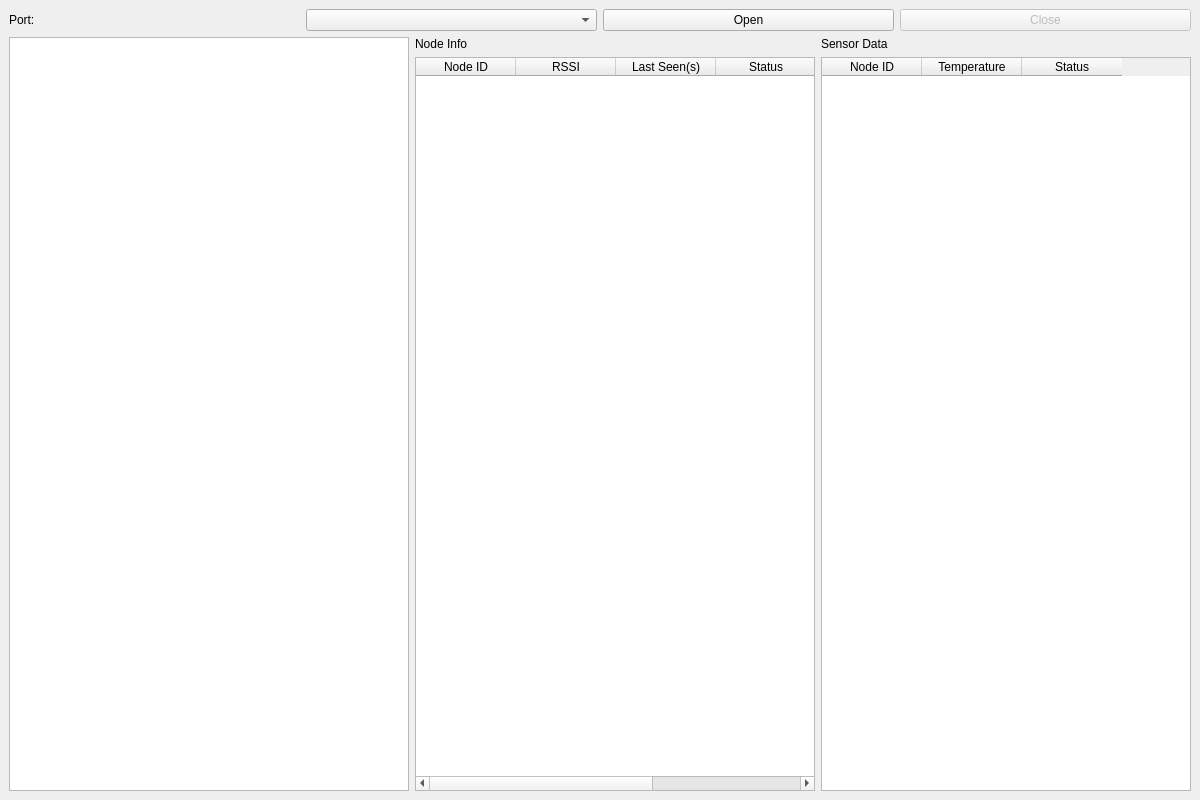
<?xml version="1.0" encoding="UTF-8"?>
<ui version="4.0">
 <class>MainWindow</class>
 <widget class="QMainWindow" name="MainWindow">
  <property name="geometry">
   <rect>
    <x>0</x>
    <y>0</y>
    <width>1200</width>
    <height>800</height>
   </rect>
  </property>
  <property name="windowTitle">
   <string>WSN Monitor</string>
  </property>
  <widget class="QWidget" name="centralwidget">
   <layout class="QVBoxLayout" name="verticalLayout">
    <item>
     <layout class="QHBoxLayout" name="horizontalLayout">
      <item>
       <widget class="QLabel" name="label_Port">
        <property name="text">
         <string>Port:</string>
        </property>
       </widget>
      </item>
      <item>
       <widget class="QComboBox" name="comboBox_Port"/>
      </item>
      <item>
       <widget class="QPushButton" name="pushButton_Open">
        <property name="text">
         <string>Open</string>
        </property>
       </widget>
      </item>
      <item>
       <widget class="QPushButton" name="pushButton_Close">
        <property name="enabled">
         <bool>false</bool>
        </property>
        <property name="text">
         <string>Close</string>
        </property>
       </widget>
      </item>
     </layout>
    </item>
    <item>
     <layout class="QHBoxLayout" name="horizontalLayout_2">
      <item>
       <widget class="QTextEdit" name="textEdit_Status">
        <property name="minimumSize">
         <size>
          <width>400</width>
          <height>300</height>
         </size>
        </property>
        <property name="readOnly">
         <bool>true</bool>
        </property>
       </widget>
      </item>
      <item>
       <layout class="QVBoxLayout" name="verticalLayout_2">
        <item>
         <widget class="QLabel" name="label">
          <property name="text">
           <string>Node Info</string>
          </property>
         </widget>
        </item>
        <item>
         <widget class="QTableWidget" name="tableWidget_Routing">
          <property name="minimumSize">
           <size>
            <width>400</width>
            <height>300</height>
           </size>
          </property>
          <column>
           <property name="text">
            <string>Node ID</string>
           </property>
          </column>
          <column>
           <property name="text">
            <string>RSSI</string>
           </property>
          </column>
          <column>
           <property name="text">
            <string>Last Seen(s)</string>
           </property>
          </column>
          <column>
           <property name="text">
            <string>Status</string>
           </property>
          </column>
          <column>
           <property name="text">
            <string>Role</string>
           </property>
          </column>
         </widget>
        </item>
       </layout>
      </item>
      <item>
       <layout class="QVBoxLayout" name="verticalLayout_3">
        <item>
         <widget class="QLabel" name="label_2">
          <property name="text">
           <string>Sensor Data</string>
          </property>
         </widget>
        </item>
        <item>
         <widget class="QTableWidget" name="tableWidget_SensorData">
          <property name="minimumSize">
           <size>
            <width>300</width>
            <height>300</height>
           </size>
          </property>
          <column>
           <property name="text">
            <string>Node ID</string>
           </property>
          </column>
          <column>
           <property name="text">
            <string>Temperature</string>
           </property>
          </column>
          <column>
           <property name="text">
            <string>Status</string>
           </property>
          </column>
         </widget>
        </item>
       </layout>
      </item>
     </layout>
    </item>
   </layout>
  </widget>
 </widget>
 <resources/>
 <connections/>
</ui>
